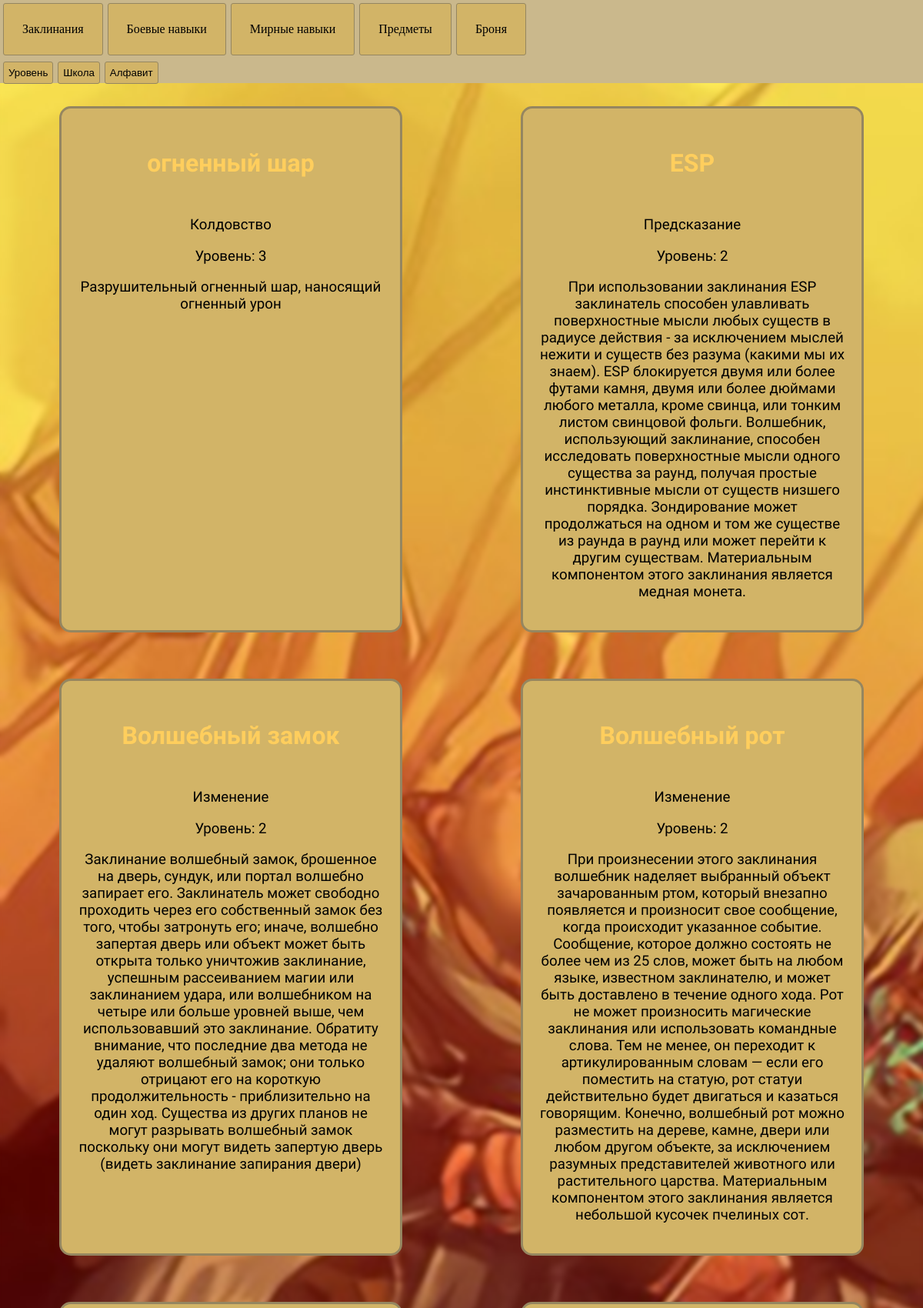
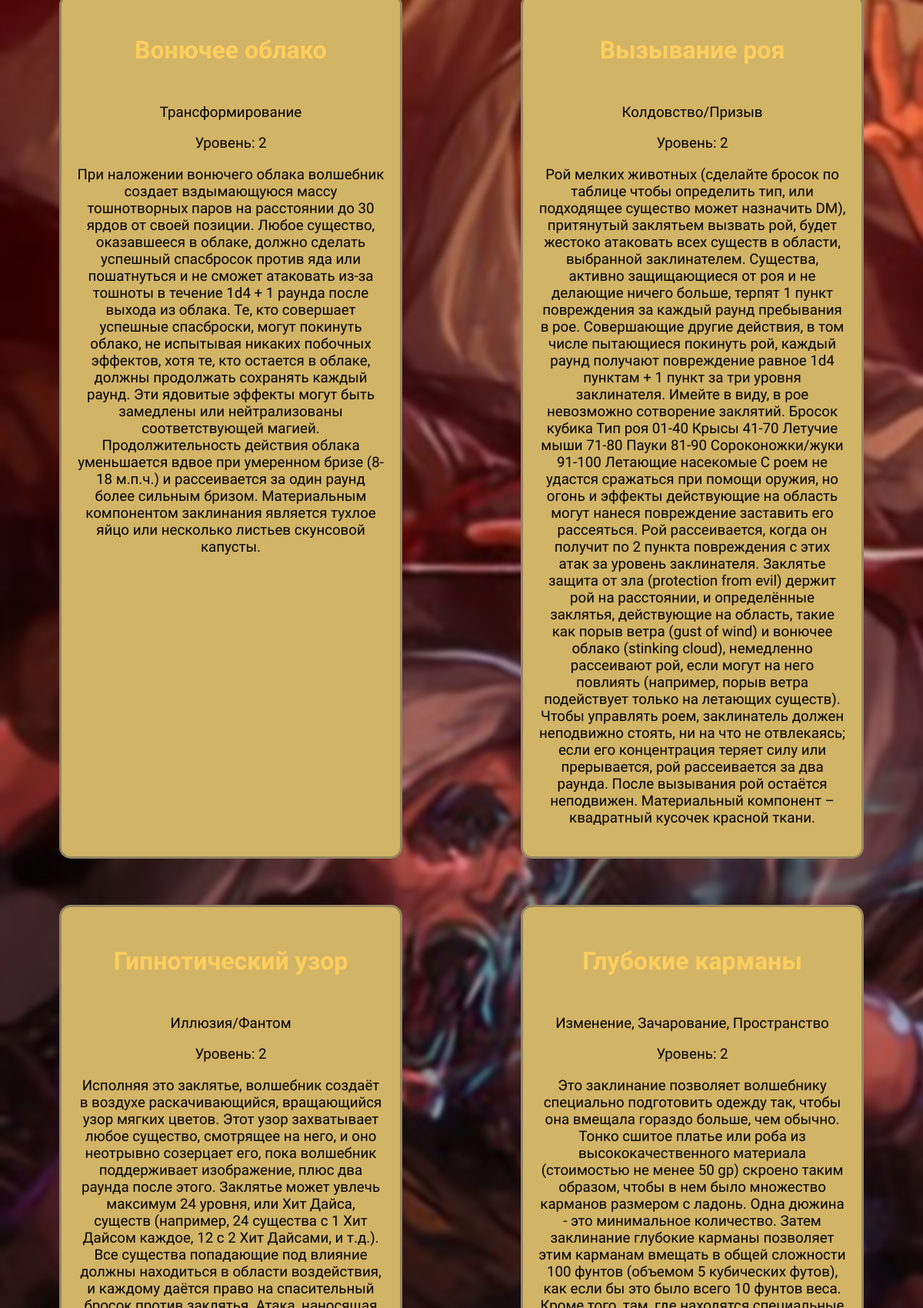
The page / (upper part) on the database its author committed (2 pictures, top to bottom).
### tables this page shows
CREATE TABLE spells (
	spell_id INTEGER NOT NULL, 
	spell_name TEXT, 
	spell_lvl INTEGER, 
	spell_desc TEXT, 
	spell_school TEXT, 
	PRIMARY KEY (spell_id)
);

### app.py (the view)
@app.route('/')
def index():
    spells_list = db.get_spells()
    return render_template('main.html', spells = spells_list)

### database.py (called while the page is built)
def get_spells():
    selection_query = db.select(spells)
    selection_result = conn.execute(selection_query)
    return selection_result.fetchall()

### templates/main.html (shortened to what this page needs)
<!DOCTYPE html>
<html lang="ru">
<head>
    <link rel="stylesheet" href="../static/style.css">
</head>
<body>
    <header>
        <navbar class="nenu">
            <a href="/" class="nav_button">Заклинания</a>
            <a href="/skills" class="nav_button">Боевые навыки</a>
            <a href="/skills_peaceful" class="nav_button">Мирные навыки</a>
            <a href="/items1" class="nav_button">Предметы</a>
            <a href="/armor" class="nav_button">Броня</a>
        </navbar>
        <navbar class="filter">
            <button>Уровень</button>
            <button>Школа</button>
            <button>Алфавит</button>
        </navbar>
    </header>
    <div class="container">
        {% for spell in spells%}
        <div class="card">
            <h2>{{spell[1]}}</h2>
            <h3>{{spell[4]}}</h3>
            <h3>Уровень: {{spell[2]}}</h3>
            <h3>{{spell[3]}}</h3>
        </div>
        {% endfor %}
</body>
</html>

### static/style.css (style rules this page uses)
.container { display: flex; flex-direction: row; flex-wrap: wrap; justify-content: space-around; }
.container h2 { color: rgb(255, 206, 93); display: inline-block; padding: 5px; font-size: 2em; }
.card { background-color: #d2b467; text-align: center; border-radius: 15px; padding: 20px; border-style: solid; border-color: #958660; border-width: 3px; font-family: "Alice", serif; font-weight: 400; font-style: normal; margin: 30px; width: 400px; }
.card h3 { font-weight: 500; }
navbar { display: flex; flex-direction: row; flex-wrap: wrap; justify-content: left; margin: 1px; }
header { display: flex; width: 100vw; height: 9vw; flex-direction: column; align-items: left; margin: 0; background-color: #cab88c; }
navbar>a { text-decoration: none; background-color:#d2b467; padding: 2vw; border-radius: 3px; margin: 3px; color: black; border-style: solid; border-color: #958660; border-width: 1px; }
body { margin: 0; background-image: url("../static/images/the_wolves_comm_by_yamaorce-dbx6lvt.jpg"); background-size: cover; backdrop-filter: blur(2px); }
navbar>button { text-decoration: none; background-color:#d2b467; padding: 0.5vw; font: 55%; border-radius: 3px; margin: 3px; color: black; border-style: solid; border-color: #958660; border-width: 1px; }

### rows shown on the page
spells: spell_name "огненный шар", spell_school "Колдовство", spell_lvl "3", spell_desc "Разрушительный огненный шар, наносящий огненный урон"
spells: spell_name "ESP", spell_school "Предсказание", spell_lvl "2", spell_desc "При использовании заклинания ESP заклинатель способен улавливать поверхностные мысли любых существ в радиусе действия - за исключением мыслей нежити и существ без разума (какими мы их знаем). ESP блокируется двумя или более футами камня, двумя или более дюймами любого металла, кроме свинца, или тонким листом свинцовой фольги. Волшебник, использующий заклинание, способен исследовать поверхностные мысли одного существа за раунд, получая простые инстинктивные мысли от существ низшего порядка. Зондирование может продолжаться на одном и том же существе из раунда в раунд или может перейти к другим существам. Материальным компонентом этого заклинания является медная монета."
spells: spell_name "Волшебный замок", spell_school "Изменение", spell_lvl "2", spell_desc "Заклинание волшебный замок, брошенное на дверь, сундук, или портал волшебно запирает его. Заклинатель может свободно проходить через его собственный замок без того, чтобы затронуть его; иначе, волшебно запертая дверь или объект может быть открыта только уничтожив заклинание, успешным рассеиванием магии или заклинанием удара, или волшебником на четыре или больше уровней выше, чем использовавший это заклинание. Обратиту внимание, что последние два метода не удаляют волшебный замок; они только отрицают его на короткую продолжительность - приблизительно на один ход. Существа из других планов не могут разрывать волшебный замок поскольку они могут видеть запертую дверь (видеть заклинание…"
spells: spell_name "Волшебный рот", spell_school "Изменение", spell_lvl "2", spell_desc "При произнесении этого заклинания волшебник наделяет выбранный объект зачарованным ртом, который внезапно появляется и произносит свое сообщение, когда происходит указанное событие. Сообщение, которое должно состоять не более чем из 25 слов, может быть на любом языке, известном заклинателю, и может быть доставлено в течение одного хода. Рот не может произносить магические заклинания или использовать командные слова. Тем не менее, он переходит к артикулированным словам — если его поместить на статую, рот статуи действительно будет двигаться и казаться говорящим. Конечно, волшебный рот можно разместить на дереве, камне, двери или любом другом объекте, за исключением разумных представителей…"
spells: spell_name "Вонючее облако", spell_school "Трансформирование", spell_lvl "2", spell_desc "При наложении вонючего облака волшебник создает вздымающуюся массу тошнотворных паров на расстоянии до 30 ярдов от своей позиции. Любое существо, оказавшееся в облаке, должно сделать успешный спасбросок против яда или пошатнуться и не сможет атаковать из-за тошноты в течение 1d4 + 1 раунда после выхода из облака. Те, кто совершает успешные спасброски, могут покинуть облако, не испытывая никаких побочных эффектов, хотя те, кто остается в облаке, должны продолжать сохранять каждый раунд. Эти ядовитые эффекты могут быть замедлены или нейтрализованы соответствующей магией. Продолжительность действия облака уменьшается вдвое при умеренном бризе (8-18 м.п.ч.) и рассеивается за один раунд более…"
spells: spell_name "Вызывание роя", spell_school "Колдовство/Призыв", spell_lvl "2", spell_desc "Рой мелких животных (сделайте бросок по таблице чтобы определить тип, или подходящее существо может назначить DM), притянутый заклятьем вызвать рой, будет жестоко атаковать всех существ в области, выбранной заклинателем. Существа, активно защищающиеся от роя и не делающие ничего больше, терпят 1 пункт повреждения за каждый раунд пребывания в рое. Совершающие другие действия, в том числе пытающиеся покинуть рой, каждый раунд получают повреждение равное 1d4 пунктам + 1 пункт за три уровня заклинателя. Имейте в виду, в рое невозможно сотворение заклятий. Бросок кубика Тип роя 01-40 Крысы 41-70 Летучие мыши 71-80 Пауки 81-90 Сороконожки/жуки 91-100 Летающие насекомые С роем не удастся сражаться…"
spells: spell_name "Гипнотический узор", spell_school "Иллюзия/Фантом", spell_lvl "2"
spells: spell_name "Глубокие карманы", spell_school "Изменение, Зачарование, Пространство", spell_lvl "2"
